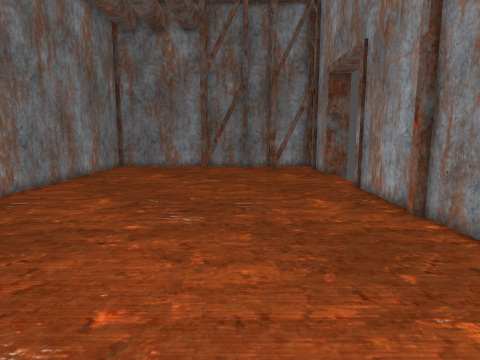
view 1 (above)

13 first-person views from a walk through a level from a Godot 3-D game. The camera is 1.5 m above the floor, tilts 8° down and sees 75° across. The floor is counted in squares, 0.5 m on a side. Each view is taken from the middle of a square. On the plan, view 1 faces up. The plan holds only what a view shows up to about 20 squares ahead; the rest is blank.

view 2
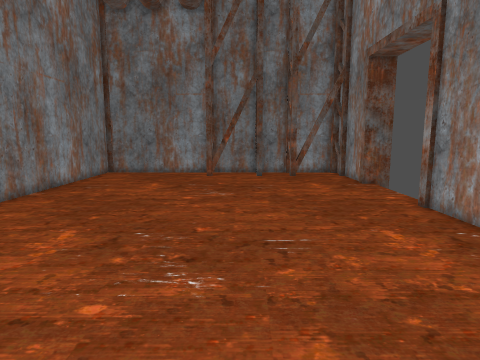

view 3
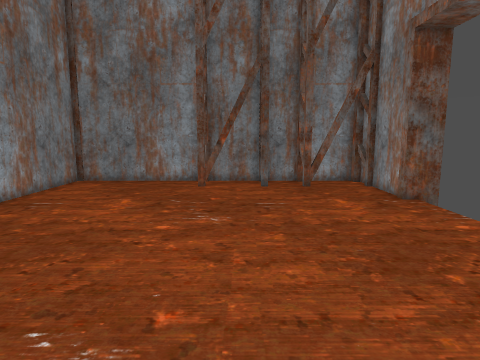

view 4
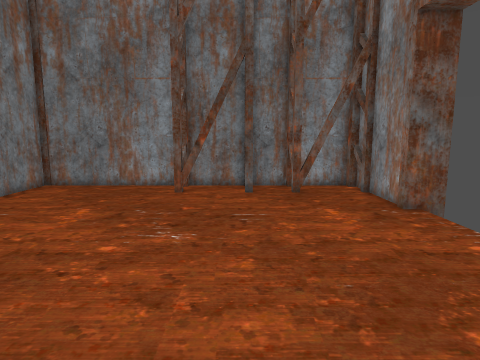

view 5
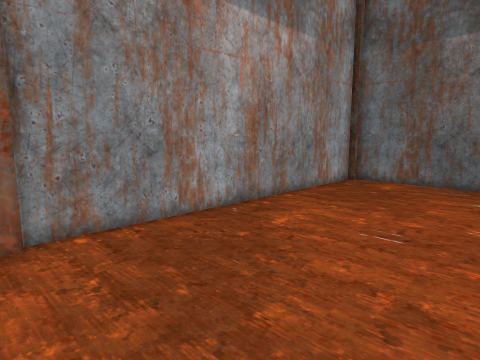

view 6
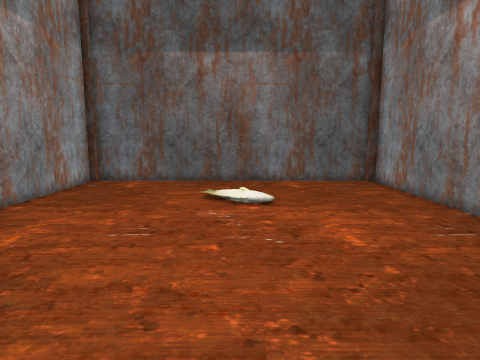

view 7
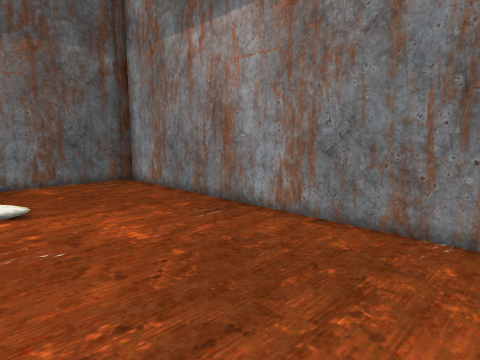

view 8
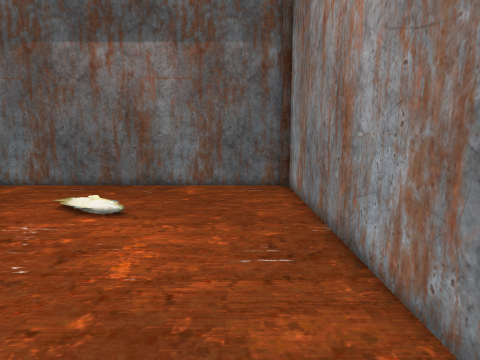

view 9
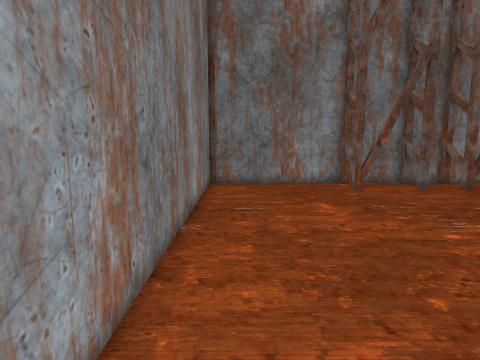

view 10
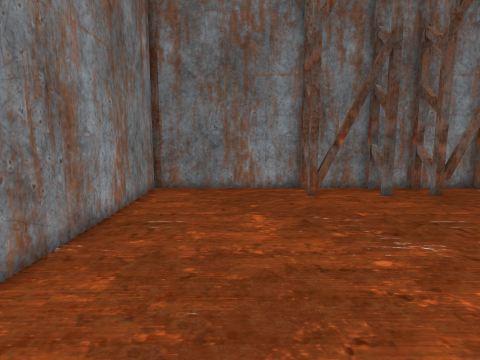

view 11
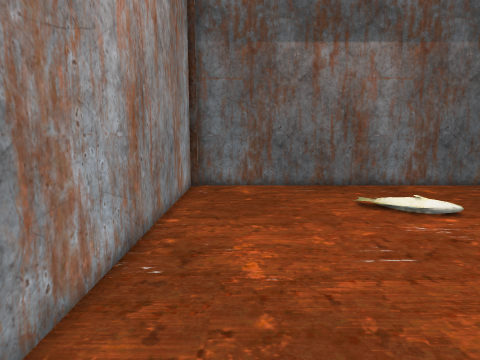

view 12
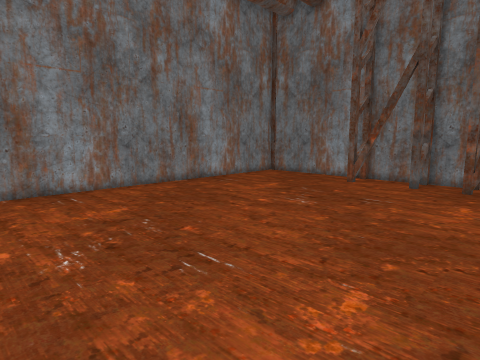

view 13
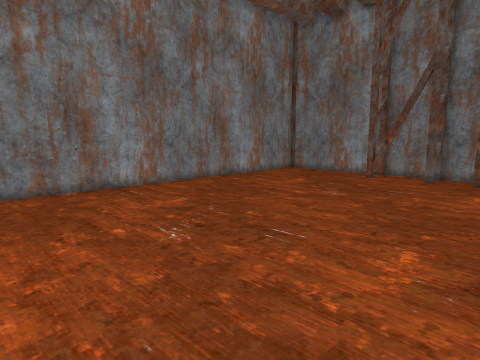

### Floor plan
Points are (right, up) in squares from view 1. A wall is a line through its corners. A room is listed if a view was taken in it or the views show most of it. See-through windows are left out.
Room 1 (views 1, 2, 3, 4, 5, 6, 7, 8, 9, 10, 11, 12, 13)
walls: (6.5, 11.5) (6.5, 12); (6.9, 12.6) (6.9, 17.9); (6.8, 17.7) (6.8, 18.4); (6.9, 25.5) (6.9, 28.6); (-1.5, 28.6) (-3.5, 28.6) (-3.5, 30.9) (-12, 30.9) (-12, -7.6); (8.5, 24.6) (6.8, 24.6) (6.8, 25.2); (4.9, 28.6) (2.8, 28.6) (2.8, 30.9) (0.7, 30.9) (0.7, 28.6) (0.3, 28.6) (0.3, 30.9) (-3.1, 30.9) (-3.1, 28.5); (6.5, 28.5) (6.5, 29); (3.2, 30.2) (3.2, 28.5); (6.8, 29.1) (6.8, 30.2); (-11.5, -7.9) (6.5, -7.9); (6.9, -7.6) (6.9, 11.5); (6.5, 30.9) (3.4, 30.9)

Positions as (right, up) in squares from view 1, and headings:
1: (0, 0), facing up
2: (-1, 5), facing up
3: (-1, 10), facing up
4: (0, 12), facing up
5: (-3, 13), facing down-right
6: (-3, 13), facing down
7: (-2, 13), facing down-left
8: (-9, 11), facing down
9: (-10, 11), facing up
10: (-7, 13), facing up
11: (4, 11), facing down
12: (6, 9), facing up-left
13: (6, 6), facing up-left
